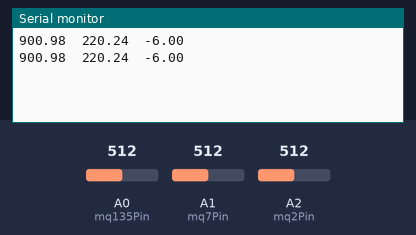
A sketch run on a simulated Arduino Uno, built with avr-gcc and run on an emulated ATmega328P. Shown: the last lines printed to the serial monitor. The test bench sets the inputs (shaded band); at power-on: A2 (mq2Pin) = 512, A0 (mq135Pin) = 512, A1 (mq7Pin) = 512.

Above: at 3.8 s.
3.9 s: A2 (mq2Pin) set to 0
At 6.6 s:
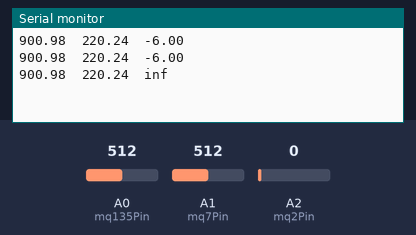
10.5 s: A0 (mq135Pin) set to 716
At 12.5 s:
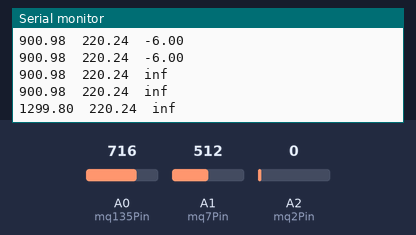
14.4 s: A1 (mq7Pin) set to 716
At 16.0 s:
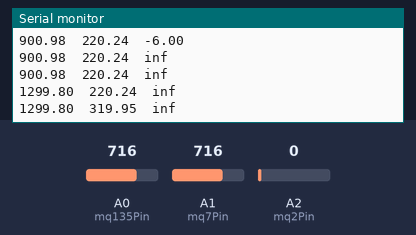
18.3 s: A2 (mq2Pin) set to 122
At 21.8 s:
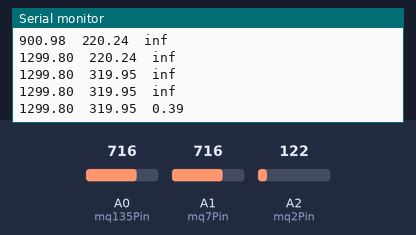
22.2 s: A0 (mq135Pin) set to 900
At 25.4 s:
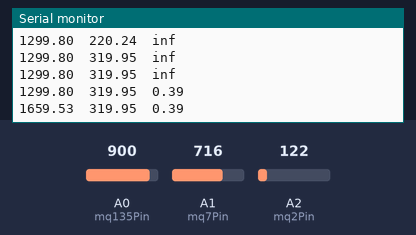
26.1 s: A1 (mq7Pin) set to 900
At 27.8 s:
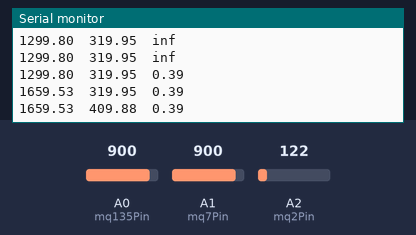
Timing chart, 0 to 29.3 s (numbered marks = the images above; inputs shaded):
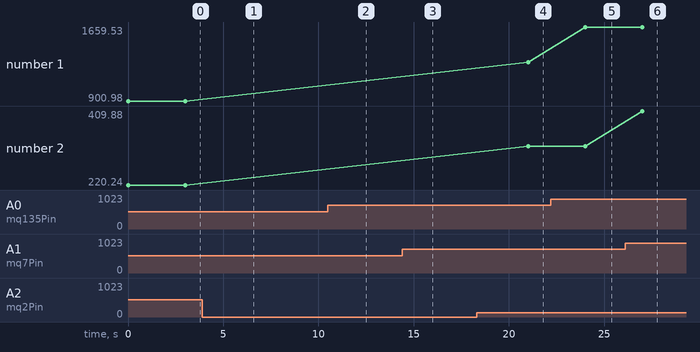

Measured:
- after the input at 3.9 s, the serial monitor: prints a new line after 2.1 s (image 1)
- after the input at 10.5 s, the serial monitor: prints a new line after 1.5 s (image 2)
- after the input at 14.4 s, the serial monitor: prints a new line after 0.61 s (image 3)
- after the input at 18.3 s, the serial monitor: prints a new line after 2.7 s (image 4)
- after the input at 22.2 s, the serial monitor: prints a new line after 1.8 s (image 5)
- after the input at 26.1 s, the serial monitor: prints a new line after 0.92 s (image 6)
- plotted number 1: 1299.8 → 1659.53 after the input at 22.2 s
- plotted number 2: 319.95 → 409.88 after the input at 26.1 s

The sketch:

APMS.ino
```cpp
const int mq135Pin = A0;
const int mq7Pin = A1;
const int mq2Pin = A2;

void setup() {
  Serial.begin(9600); // Initialize serial communication
}

void loop() {
  int mq135Value = analogRead(mq135Pin);
  float voltage1 = mq135Value * (5.0 / 1023.0);  // Convert sensor value to voltage
  float mq135ppm = 0.4 * voltage1 - 0.1;  // Example formula, modify as needed

  int mq7Value = analogRead(mq7Pin);
  float voltage2 = mq7Value * (5.0 / 1023.0);  // Convert analog value to voltage (assuming 5V reference)
  float mq7ppm = (500 * (voltage2 / 5.0))-30;  // Convert voltage to ppm based on sensor calibration curve


  int mq2Value = analogRead(mq2Pin);
  float voltage3 = mq2Value * (5.0 / 1023.0); // Convert the sensor value to voltage
  float mq2Resistance = ((5.0 - voltage3) / voltage3)-7;  // Calculate the resistance of the sensor using a known reference resistor

  Serial.print(mq135ppm*1000);
  Serial.print("\t");
  Serial.print(mq7ppm);
  Serial.print("\t");
  Serial.println(mq2Resistance);

  delay(3000); // Delay for 1 second before reading again
}
```
